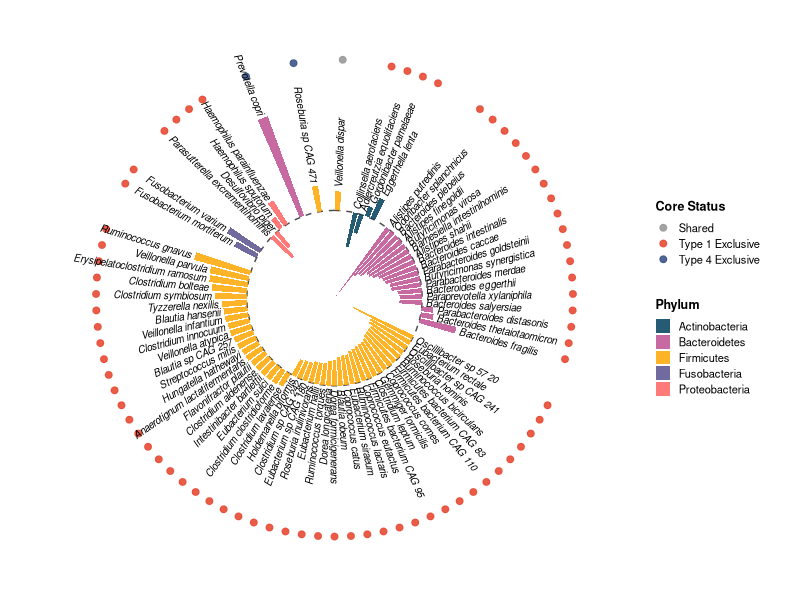
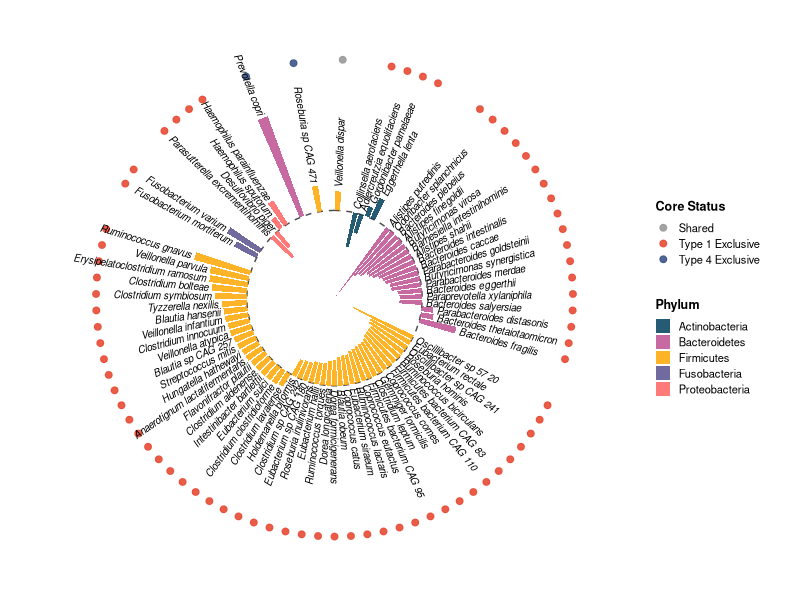

The R script that drew these images, in order:
library(ggplot2)
library(dplyr)
library(stringr)
library(tidyr)
library(here)

# 1. Load data
df1 <- read.csv(here("results", "tables", "section_3_4", "taxa_E1_core.csv"))
df4 <- read.csv(here("results", "tables", "section_3_4", "taxa_E4_core.csv"))

# 2. Extract taxonomy and calculate mean log2FC
process_df <- function(df, lfc_cols, type_name) {
  df %>%
    mutate(
      Phylum = str_extract(feature, "p__[^;]+") %>% str_replace("p__", ""),
      Family = str_extract(feature, "f__[^;]+") %>% str_replace("f__", ""),
      Species = str_extract(feature, "s__[^;]+") %>% str_replace("s__", "")
    ) %>%
    mutate(mean_lfc = rowMeans(select(., all_of(lfc_cols)))) %>%
    select(feature, Phylum, Family, Species, mean_lfc) %>%
    mutate(CoreType = type_name)
}

t1 <- process_df(df1, c("log2FoldChange_E1vE2", "log2FoldChange_E1vE3"), "Type 1")
t4 <- process_df(df4, c("log2FoldChange_E4vE2", "log2FoldChange_E4vE3"), "Type 4")

# Identify shared
shared_features <- intersect(t1$feature, t4$feature)

# Combine and assign membership stringently
# For the plot, we need a single bar value for each taxon.
# If it's shared, we can use the average or specifically Type 1's just for layout, 
# but since they are convergent (both upregulated), we'll just plot T1's and mark it Shared.
df_combined <- bind_rows(t1, t4) %>%
  mutate(Membership = case_when(
    feature %in% shared_features ~ "Shared",
    CoreType == "Type 1" ~ "Type 1 Exclusive",
    CoreType == "Type 4" ~ "Type 4 Exclusive"
  )) %>%
  # Remove the duplicate shared feature (keep T1's lfc for plotting)
  distinct(feature, .keep_all = TRUE)

# Clean up Species names
df_combined$Species <- str_replace_all(df_combined$Species, "_", " ")

# Group logically: First by Membership, then Phylum
df_combined <- df_combined %>%
  arrange(Membership, Phylum, mean_lfc)

# 3. Add Empty Bars for separation
# Calculate how many gaps we need. We'll gap by Phylum AND Membership to keep it clean.
df_combined$Group <- paste(df_combined$Membership, df_combined$Phylum, sep="_")

empty_bar <- 2
unique_groups <- unique(df_combined$Group)
to_add <- data.frame(matrix(NA, empty_bar * length(unique_groups), ncol(df_combined)))
colnames(to_add) <- colnames(df_combined)
to_add$Group <- rep(unique_groups, each = empty_bar)

df_plot <- rbind(df_combined, to_add) %>%
  arrange(Group, is.na(mean_lfc), mean_lfc) %>%
  mutate(id = row_number())

# 4. Prepare label angles and positions
label_data <- df_plot %>% filter(!is.na(mean_lfc))
number_of_bar <- nrow(df_plot)
angle <- 90 - 360 * (label_data$id - 0.5) / number_of_bar
label_data$hjust <- ifelse(angle < -90, 1, 0)
label_data$angle <- ifelse(angle < -90, angle + 180, angle)

ylim_min <- min(df_plot$mean_lfc, na.rm=TRUE) - 10
ylim_max <- max(df_plot$mean_lfc, na.rm=TRUE) + 8
label_data$y_pos <- pmax(label_data$mean_lfc, 0) + 0.5 

# Add outer marker positions
label_data$marker_y <- ylim_max - 2

# Colors
custom_colors <- c("#003f5c", "#bc5090", "#ffa600", "#58508d", "#ff6361", "#2f4b7c", "#a05195", "#d45087")
# Membership colors aligned with the global enterotype palette
# (Type 1 = red, Type 4 = blue; see scripts/utils/palettes.R). Shared = neutral grey.
membership_colors <- c("Type 1 Exclusive" = "#E64B35", "Type 4 Exclusive" = "#3C5488", "Shared" = "#999999")

# 5. Plotting
p <- ggplot(df_plot, aes(x = as.factor(id), y = mean_lfc)) +
  geom_hline(yintercept = 0, color = "gray30", linewidth=0.5, linetype="dashed") +
  # The actual bars colored by Phylum
  geom_bar(aes(fill = Phylum), stat = "identity", alpha = 0.85, width=0.8) +
  scale_fill_manual(values = custom_colors, name="Phylum", na.translate = FALSE) +
  # Add colored points for Membership on the outer ring
  geom_point(data=label_data, aes(x=id, y=marker_y, color=Membership), size=2, alpha=0.9) +
  scale_color_manual(values = membership_colors, name="Core Status") +
  theme_minimal() +
  theme(
    legend.position = "right",
    legend.key.size = unit(0.4, "cm"),
    legend.text = element_text(size=8),
    legend.title = element_text(size=9, face="bold"),
    axis.text = element_blank(),
    axis.title = element_blank(),
    panel.grid = element_blank(),
    plot.margin = unit(c(0,0,0,0), "cm")
  ) +
  coord_polar(start = 0) +
  geom_text(data=label_data, 
            aes(x=id, y=y_pos, label=Species, hjust=hjust), 
            color="black", fontface="italic", size=2.5, 
            angle=label_data$angle, inherit.aes=FALSE)
  
# Output goes to supplementary/figures/ as FigureS4A (consumed by assemble_figureS4.R)
ggsave(here("supplementary", "figures", "FigureS4A_Radial_Taxa.pdf"), p, width=12, height=10)
ggsave(here("supplementary", "figures", "FigureS4A_Radial_Taxa.png"), p, width=12, height=10, dpi=300)

cat("Successfully generated Panel B: Radial Bar Chart for Taxa with Membership.\n")
